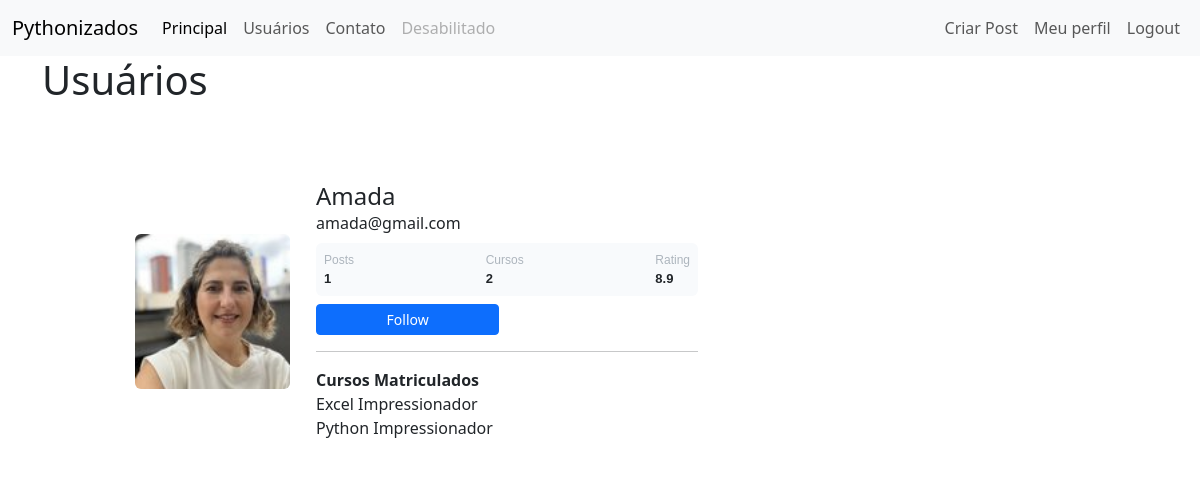
The app's page /usuarios (signed in) with its own data.
### comunidade/models.py (models this page shows)
class Usuario(database.Model, UserMixin): # UserMixin serve para poder reutilizar
    id = database.Column(database.Integer, primary_key=True)
    username = database.Column(database.String, nullable=False, unique=True)
    email = database.Column(database.String, nullable=False, unique=True)
    senha = database.Column(database.String, nullable=False)
    foto_perfil = database.Column(database.String, default='default.jpg')
    posts = database.relationship('Post', backref='autor', lazy=True)
    cursos = database.Column(database.String, nullable=False, default='Não informado')

### comunidade/routes.py (the view)
@app.route('/usuarios')
@login_required
def usuarios():
    lista_usuarios = Usuario.query.all()
    posts_por_usuario = {
        usuario.id: Post.query.filter_by(id_usuario=usuario.id).count() for usuario in lista_usuarios
    }
    return render_template('usuarios.html', lista_usuarios=lista_usuarios, posts_por_usuario=posts_por_usuario)

### comunidade/models.py (called while the page is built)
@login_manager.user_loader # aceno ao login_manager que a função abaixo é a que carrega o usuário
def load_user(user_id):
    return Usuario.query.get(int(user_id))

### comunidade/templates/usuarios.html
{% extends 'base.html' %}
{% block body %}
<div class="container usuarios-container" style="text-align: left;">
    <h1>Usuários</h1>
    <br>
    <div>
        {% for usuario_iten in lista_usuarios %}
        <div class="container height-100" style="margin-left: 0; text-align: left;">
            <div class="card text-left">
                <div class="card p-3">
                    <div class="d-flex align-items-center">
                        <div class="image me-3">
                            <img src="{{ url_for('static', filename='fotos_perfil/' + usuario_iten.foto_perfil) }}"
                                 class="rounded" width="155">
                        </div>
                        <div class="ml-3 w-100">
                            <h4 class="mb-0 mt-0">{{ usuario_iten.username }}</h4>
                            <span>{{ usuario_iten.email }}</span>
                            <div class="p-2 mt-2 d-flex justify-content-between rounded stats">
                                <div class="d-flex flex-column">
                                    <span class="articles">Posts</span>
                                    <span class="number1">{{ posts_por_usuario[usuario_iten.id] }}</span>
                                </div>
                                <div class="d-flex flex-column">
                                    <span class="Cursos">Cursos</span>
                                    {% if usuario_iten.cursos == 'Não informado' %}
                                    <span class="number2">0</span>
                                    {% else %}
                                    <span class="number2">{{ usuario_iten.cursos.count(';') + 1 }}</span>
                                    {% endif %}
                                </div>
                                <div class="d-flex flex-column">
                                    <span class="rating">Rating</span>
                                    <span class="number3">8.9</span>
                                </div>
                            </div>
                            <div class="button mt-2 d-flex flex-row align-items-center gap-2">
                                <button class="btn btn-sm btn-primary w-20">Follow</button>
                            </div>
                            <div class="cursos_matriculados_registrados">
                                {% if usuario_iten.cursos == 'Não informado' %}
                                {% else %}
                                <hr>
                                <span class="cursos_matriculados-reg" style="font-weight: bold;">Cursos Matriculados</span>
                                {% for iten in usuario_iten.cursos.split(';') %}
                                    <div class="listagem_cursos">
                                        {{  iten }}
                                     </div>
                                    {% endfor %}
                                {% endif %}
                            </div>
                        </div>
                    </div>
                </div>
            </div>
        </div>
        {% endfor %}
    </div>
</div>
{% endblock %}

### comunidade/static/css/perfil.css (style rules this page uses)
.card { width: 600px; margin-left: 20px; border: none; border-radius: 10px; background-color: #fff; padding: 20px; }
.image img { margin-right: 10px; margin-left: 5px; width: 155px; height: 155px; object-fit: cover; border-radius: 10px; margin-top: 1x; position: relative; }
.button { display: flex; justify-content: space-between; gap: 8px; }
.button .btn { width: 48%; }
.container.height-100 { margin-top: 10px; margin-left: 10px; display: block; text-align: left; }
.stats { background-color: #f8fafc; color: #6c757d; border-radius: 8px; padding: 10px; font-family: Arial, sans-serif; }
.stats span { font-size: 12px; color: #adb5bd; font-weight: 500; }
.stats .number1, .stats .number2, .stats .number3 { font-size: 13px; font-weight: bold; color: #212529; }

### records on screen
Usuario: foto_perfil (picture), username "Amada", email "amada@gmail.com", id "1", cursos "2", iten "Excel Impressionador" "Python Impressionador"
